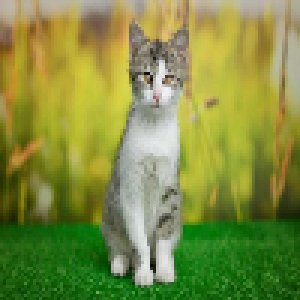
#> input picture img.png, 100 x 100 px (shown 3 times larger)
$ python 11a.py
#> lines starting #> are read from the running program, lines starting #| are printed output that depends on the picture
from typing import List
from PIL import Image
import matplotlib.pyplot as plt

IMAGE_PATH = './img.png'

def read_grayscale_image(image_path: str) -> List[List[int]]:
    img = Image.open(image_path).convert('L')
    width, height = img.size
    pixels = list(img.getdata())

    grayscale_img = [pixels[i * width:(i + 1) * width] for i in range(height)]
    return grayscale_img

def calculate_histogram(grayscale_image: List[List[int]]) -> List[int]:
    histogram = [0] * 256
    for row in grayscale_image:
        for pixel in row:
            histogram[pixel] += 1
    return histogram

def save_image_comparison(
    original_image: List[List[int]],
    new_binary_image: List[List[int]],
):
    _, axes = plt.subplots(1, 2, figsize=(18, 6))

    axes[0].imshow(original_image, cmap='gray', vmin=0, vmax=255)
    axes[0].set_title('Original Image')
    axes[0].axis('off')

    axes[1].imshow(new_binary_image, cmap='gray', vmin=0, vmax=255)
    axes[1].set_title('Binary image')
    axes[1].axis('off')

    filename = 'segmated_image_with_otsu_threshold.png'
    plt.savefig(filename)
    print(f"Image saved to file '{filename}'")

    plt.close()

    img = Image.open(filename)
    img.show()

# Otsu's method https://en.wikipedia.org/wiki/Otsu%27s_method
def calculate_threshold(histogram: List[int]) -> int:
    total_pixel_count = sum(histogram)
    weighted_total_intensity = sum(i * histogram[i] for i in range(len(histogram)))

    background_weight = 0
    background_total_sum = 0
    highest_variance_between_classes = 0
    optimal_threshold = 0

    for t in range(len(histogram)):
        background_weight += histogram[t]
        if background_weight == 0:
            continue
        foreground_weight = total_pixel_count - background_weight
        if foreground_weight == 0:
            break

        background_total_sum += t* histogram[t]
        background_mean = background_total_sum / background_weight
        foreground_mean = (weighted_total_intensity - background_total_sum) / foreground_weight

        between_class_variance = background_weight * foreground_weight * (background_mean - foreground_mean) ** 2

        if between_class_variance > highest_variance_between_classes:
            highest_variance_between_classes = between_class_variance
            optimal_threshold = t

    return optimal_threshold

def apply_threshhold_to_image(image: List[List[int]], threshhold: int):
    new_image = []
    for row in image:
        new_row = []
        for p in row:
            if p > threshhold:
                new_row.append(255)
            else:
                new_row.append(0)
        new_image.append(new_row)
    return new_image

def main():
    grayscale_image = read_grayscale_image(IMAGE_PATH)
#> in read_grayscale_image, `img = Image.open(image_path).convert('L')`:
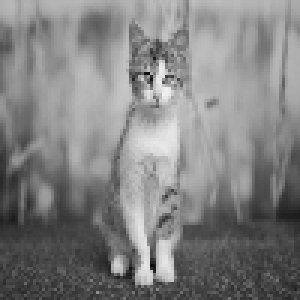
#> img: PIL image 100x100 L (shown 3 times larger); min 10, max 242, mean 129.6
#> in read_grayscale_image, `pixels = list(img.getdata())`: pixels = 10000 values, max 242 at index 2955, min 10 at index 8850, mean 129.6
#> in read_grayscale_image, `grayscale_img = [pixels[i * width:(i + 1) * width] for i in range(heig..`: grayscale_img = 100 items
#> grayscale_image = 100 items
    histogram = calculate_histogram(grayscale_image)
#> the loop in calculate_histogram, `for row in grayscale_image:` made 100 passes
#> after the loop in calculate_histogram, `for row in grayscale_image:`: histogram = 256 values, max 128 at index 169, min 0 at index 0, mean 39.06
    threshold = calculate_threshold(histogram)
#> in calculate_threshold, `total_pixel_count = sum(histogram)`: total_pixel_count = 10000
#> in calculate_threshold, `weighted_total_intensity = sum(i * histogram[i] for i in range(len(his..`: weighted_total_intensity = 1295769
#> the loop in calculate_threshold, `for t in range(len(histogram)):` made 243 passes
#> (background_weight, foreground_weight, background_total_sum, background_mean, foreground_mean, between_class_variance, highest_variance_between_classes) on passes 11, 15, 18, 20, 21, 22, 25, 29: (1, 9999, 10, 10, 129.6, 143000650.2, 143000650.2), (2, 9998, 24, 12, 129.6, 276541856.6, 276541856.6), (3, 9997, 41, 13.67, 129.6, 403176418.7, 403176418.7), (4, 9996, 60, 15, 129.6, 525324770.5, 525324770.5), (5, 9995, 80, 16, 129.6, 645308264.8, 645308264.8), (6, 9994, 101, 16.83, 129.6, 763124584.2, 763124584.2), (7, 9993, 125, 17.86, 129.7, 874303301.8, 874303301.8), (8, 9992, 153, 19.12, 129.7, 976751178, 976751178)
#> (background_weight, foreground_weight, background_total_sum, background_mean, foreground_mean, highest_variance_between_classes) on passes 30 to 35: (12, 9988, 269, 22.42, 129.7, 1.38e+09), (13, 9987, 299, 23, 129.7, 1.48e+09), (17, 9983, 423, 24.88, 129.8, 1.87e+09), (24, 9976, 647, 26.96, 129.8, 2.53e+09), (27, 9973, 746, 27.63, 129.9, 2.81e+09), (32, 9968, 916, 28.62, 129.9, 3.27e+09)
    new_image = apply_threshhold_to_image(grayscale_image, threshold)
#> the loop in apply_threshhold_to_image, `for row in image:` made 100 passes
    save_image_comparison(grayscale_image, new_image)
#> in save_image_comparison, `plt.savefig(filename)`:
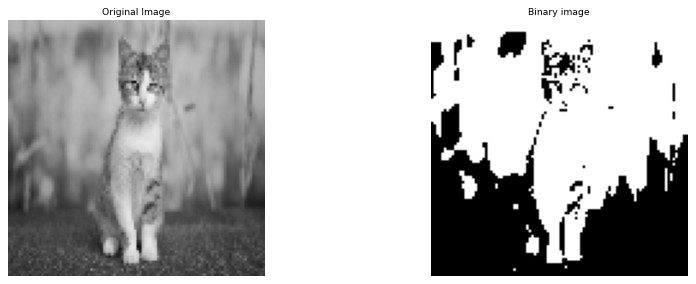
#> figure drawn by matplotlib, 2 panels

if __name__ == "__main__":
#> (the run stopped early here; a loop or call above may not have finished)
